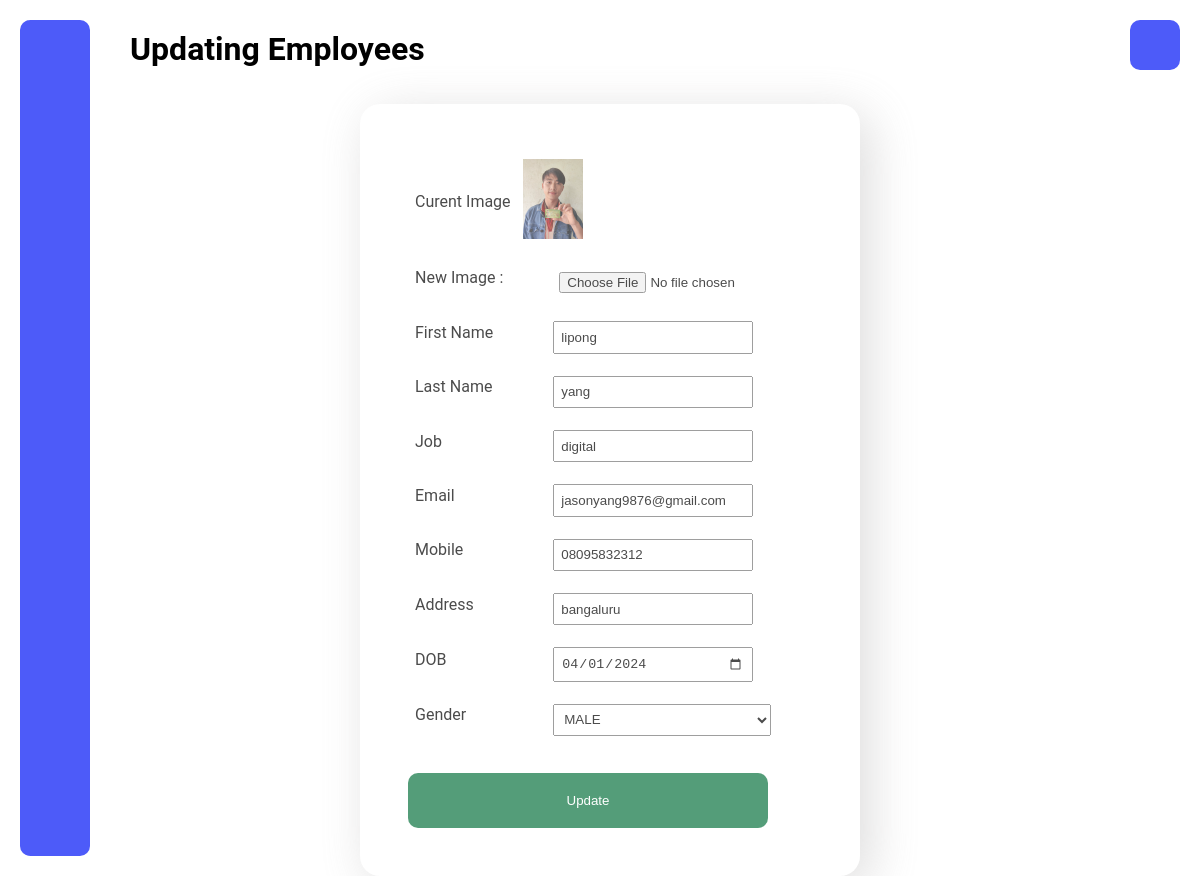
Page /updateemp.php?id=17 (signed in) on the committed database.
### tables this page shows
CREATE TABLE `Employee` (
  `EmpID` int(11) NOT NULL,
  `image` mediumblob DEFAULT NULL,
  `FirstName` varchar(255) NOT NULL,
  `LastName` varchar(255) NOT NULL,
  `Job` varchar(255) DEFAULT NULL,
  `Email` varchar(255) DEFAULT NULL,
  `Mobile` varchar(20) DEFAULT NULL,
  `Address` varchar(255) DEFAULT NULL,
  `DOB` date DEFAULT NULL,
  `gender` text DEFAULT NULL
);

### updateemp.php (the view, shortened to what this page needs)
<?php
include 'header.php';
?>
<?php
if (isset($_GET['id'])) {
    $empid = $_GET['id'];
}
$get_all = mysqli_query($con, "Select * from employee where empid = $empid");
$row = mysqli_fetch_assoc($get_all);
$current_image = $row['image'];
?>
<?php include 'sidebar.php'; ?>
<div class="head">
    <h1 style="margin:30px 0px 0 130px">Updating Employees</h1>
</div>
<div class="addingtask">
    <form method="POST" enctype="multipart/form-data">
        <table>
            <?php
            $sql_get = mysqli_query($con, "Select * From Employee where EmpID = $empid");
            while ($row = mysqli_fetch_array($sql_get)) {
            ?>
                <tr>
                    <td>Curent Image</td>
                    <td><img src="images/employees/<?php echo $current_image; ?>" alt="" width="60px"></td>
                </tr>
                <tr>
                    <td>
                        <label for="image">New Image : </label>
                    </td>
                    <td>
                        <input type="file" name="image">
                    </td>
                </tr>
                <tr>
                    <td align="right">
                        <label for="firstname">First Name</label>
                    </td>
                    <td align="left">
                        <input type="text" name="firstname" id="firstname" placeholder="Enter First Name" value="<?php echo $row['FirstName']; ?>"><br>
                    </td>
                </tr>
                <tr>
                    <td align="right">
                        <label for="lastname">Last Name</label>
                    </td>
                    <td align="left">
                        <input type="text" name="lastname" id="lastname" placeholder="Enter last name" value="<?php echo $row['LastName']; ?>">
                    </td>
                </tr>
                <tr>
                    <td align="right">
                        <label for="job">Job</label>
                    </td>
                    <td align="left">
                        <input type="text" name="job" id="job" placeholder="Enter job" value="<?php echo $row['Job']; ?>">
                    </td>
                </tr>
                <tr>
                    <td align="right">
                        <label for="Email">Email</label>
                    </td>
                    <td align="left">
                        <input type="email" name="email" id="email" placeholder="Enter a valid email" value="<?php echo $row['Email']; ?>">
                    </td>
                </tr>
                <tr>
                    <td align="right">
                        <label for="mobile">Mobile</label>
                    </td>
                    <td align="left">
                        <input type="tel" name="mobile" id="mobile" value="<?php echo $row['Mobile']; ?>"><br>
                    </td>
                </tr>
                <tr>
                    <td align="right">
                        <label for="address">Address</label>
                    </td>
                    <td align="left">
                        <input type="text" name="address" id="address" placeholder="Enter Address" value="<?php echo $row['Address']; ?>">
                    </td>
                </tr>
                <tr>
                    <td align="right">
                        <label for="DOB">DOB</label>
                    </td>
                    <td align="left">
                        <input type="date" name="dob" id="dob" value="<?php echo $row['DOB']; ?>">
                    </td>
                </tr>
                <tr>
                    <td align="right">
                        <label for="gender">Gender</label>
                    </td>
                    <td align="left">
                        <select name="gender" id="gender">
                            <option value="<?php echo $row['gender'] ?>"><?php echo $row['gender'] ?></option>
                        </select>
                    </td>
                </tr>
            <?php
            }
            ?>
        </table>
        <button type="submit" name="submit" class="btn-addtask">Update </button>
    </form>
</div>
<?php include 'footer.php' ?>

### style.css (style rules this page uses)
* { margin: 0; padding: 0; box-sizing: border-box; }
body { min-height: 100vh; background: #fff; }
table td { padding: 5px; text-align: center; }
.addingtask { background-color: #ffffff; box-shadow: 10px 10px 50px rgb(207, 206, 206); opacity: 0.7; width: 500px; height: auto; margin: 3% 0px 0px 30%; padding: 3em; border-radius: 20px; }
.addingtask form input { margin: 10px 0px 0px 30px; width: 200px; padding: 0.5em; }
.addingtask form select { margin: 10px 0px 0px 30px; width: 218px; padding: 0.5em; }
.addingtask form button { margin-top: 6px; background-color: #0d7541; border: none; color: white; padding: 20px; width: 360px; margin-top: 30px; border-radius: 10px; }
.addingtask td { text-align: justify; }
body { background-color: #ffffff; font-family: roboto; }

### rows in the picture
employee: image (picture), firstname "lipong", lastname "yang", job "digital", email "jasonyang9876@gmail.com", mobile "08095832312", address "bangaluru", dob "04/01/2024", gender "MALE"
